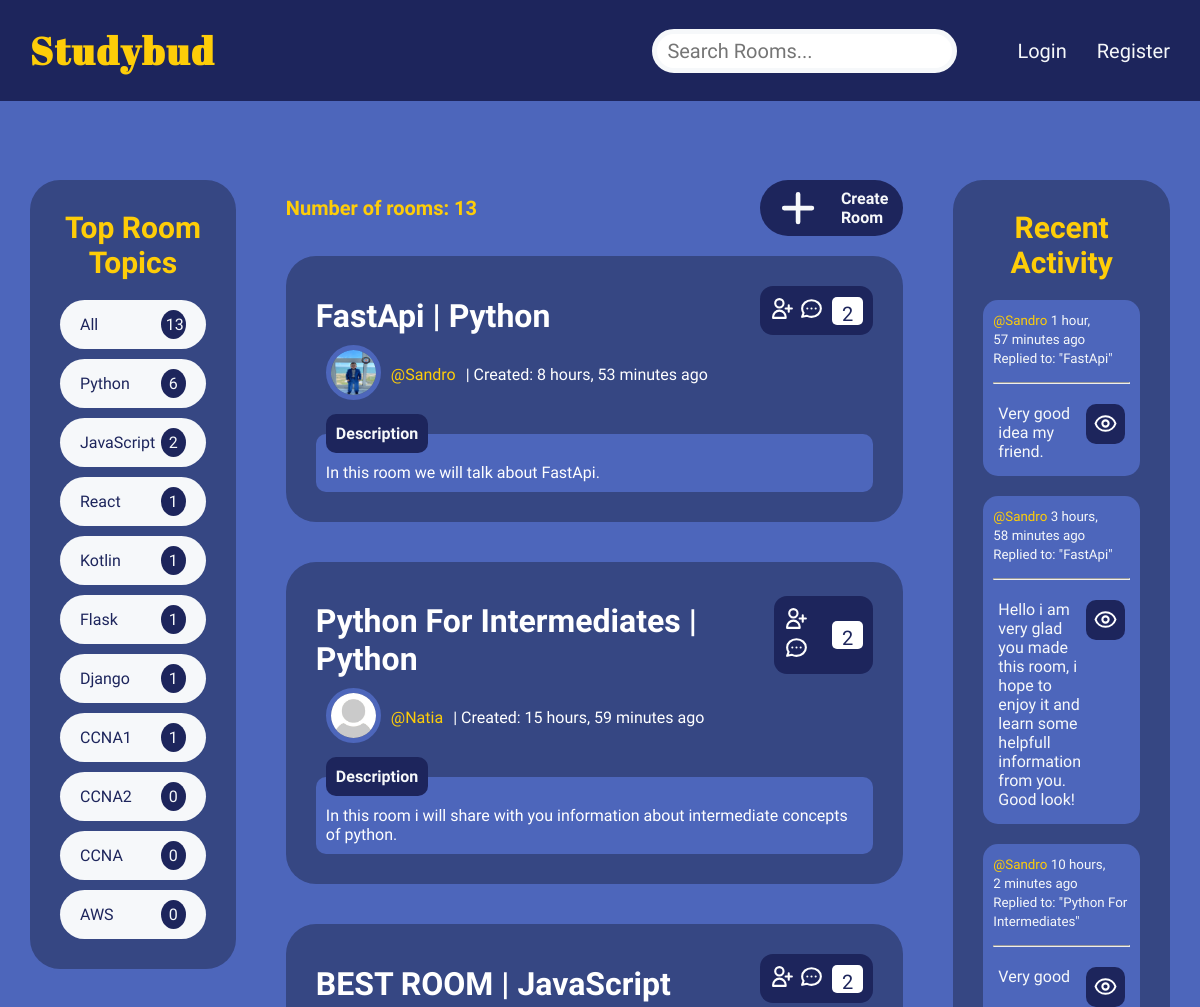
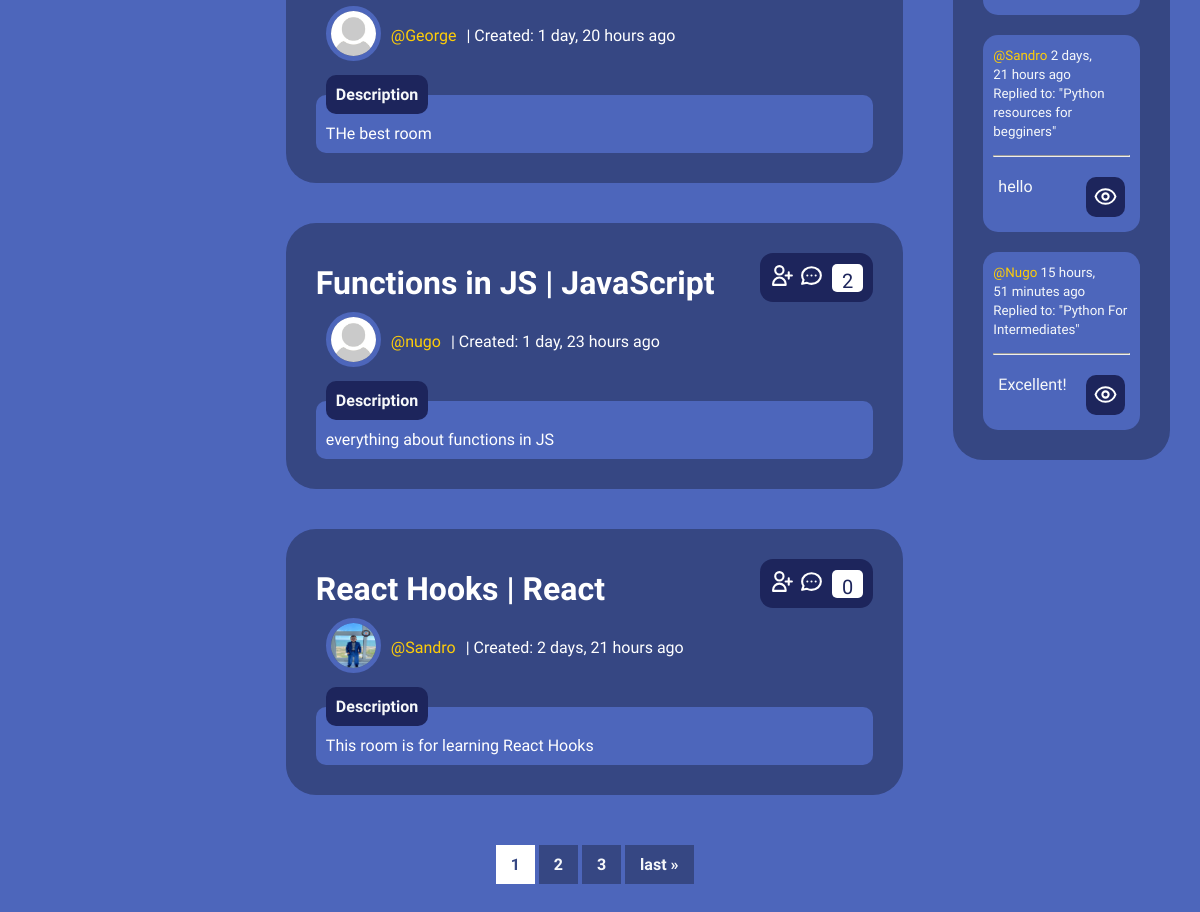
The page / on the database its author committed (2 pictures, top to bottom).
### rooms/models.py (models this page shows, shortened)
class Topic(models.Model):
    name = models.CharField(max_length=200)
    def __str__(self):
        return self.name

class Room(models.Model):
    topic = models.ForeignKey(Topic, on_delete=models.SET_NULL, null=True)
    host = models.ForeignKey(User, on_delete=models.SET_NULL, null=True)
    name = models.CharField(max_length=200)
    description = models.TextField(blank=True, null=True)
    participants = models.ManyToManyField(User, related_name='participants', blank=True)
    created = models.DateTimeField(auto_now_add=True)
    updated = models.DateTimeField(auto_now=True)
    class Meta:
        ordering = ['-updated', '-created']
    def __str__(self):
        return self.name

class UserProfile(models.Model):
    user = models.OneToOneField(User, null=True, on_delete=models.CASCADE, related_name='userprofile')
    bio = models.TextField(blank=True, null=True)
    picture = models.ImageField(null=True, blank=True)

class Message(models.Model):
    user = models.ForeignKey(User, on_delete=models.CASCADE)
    room = models.ForeignKey(Room, on_delete=models.CASCADE)
    body = models.TextField()
    created = models.DateTimeField(auto_now_add=True)
    updated = models.DateTimeField(auto_now=True)
    class Meta:
        ordering = ['-updated', '-created']

### rooms/views.py (the view)
# urls.py: path('', views.home, name='home'),
def home(request):
    q = request.GET.get('q') if request.GET.get('q') is not None else ''
    room_all = Room.objects.all()
    rooms = Room.objects.filter(
        Q(name__icontains=q) |
        Q(topic__name__icontains=q)
        )
    activities = Message.objects.filter(
        Q(room__topic__name__icontains=q)
        )[:5]
    topics = Topic.objects.annotate(num_children=Count('room')).order_by('-num_children', '-name')[:10]
    room_count = rooms.count()
    paginator = Paginator(rooms, 5)
    print(request.GET.get('q'))
    page_number = request.GET.get('page')
    page_obj = paginator.get_page(page_number)
    context = {
        'q': q,
        'rooms': rooms,
        'topics': topics,
        'room_count': room_count,
        'activities': activities,
        'room_all': room_all,
        'page_obj': page_obj,
        'paginator': paginator,}
    return render(request, 'rooms/home.html', context)

### rooms/templates/rooms/home.html (shortened to what this page needs)
{% extends 'main.html' %}
{% block content %}
    <div class="main">
        <div class="main-container">
            <div class="topics-component">
                {% include 'rooms/topics_component.html' %}
            </div>
            <div class="feed-component">
                <div class="feed-header">
                    <h5>Number of rooms: {{room_count}}</h5>
                    <a href="{% url 'create-room' %}">
                        <div class="create-room-button">
                            <svg xmlns="http://www.w3.org/2000/svg" class="h-5 w-5" viewBox="0 0 20 20" fill="currentColor">
                                <path fill-rule="evenodd" d="M10 3a1 1 0 011 1v5h5a1 1 0 110 2h-5v5a1 1 0 11-2 0v-5H4a1 1 0 110-2h5V4a1 1 0 011-1z" clip-rule="evenodd" />
                            </svg><p>Create Room</p>
                        </div>
                    </a>
                </div>
                {% include 'rooms/feed_component.html' %}
            </div>
            <div class="activity-component">
                {% include 'rooms/activity_component.html' %}
            </div>
        </div>
    </div>
{% endblock %}

### rooms/templates/rooms/topics_component.html
<h3 class="topics-header">Top Room Topics</h3>
<div class="topic-main-div">
    <a href="{% url 'home' %}" class="topic-link">
        <div class="topic-div">
            <p>All</p>
            <p class="topic-number" >{{room_all.count}}</p>
        </div>
    </a>
    {% for topic in topics %}
        <a href="{% url 'home' %}?q={{topic.name}}" name="q" class="topic-link">
            <div class="topic-div">
                <p>{{topic.name}}</p>
                <p class="topic-number">{{topic.room_set.all.count}}</p>
            </div>
        </a>
    {% endfor %}
</div>

### rooms/templates/rooms/feed_component.html (shortened to what this page needs)
{% load static %}
<div class="room-flex-container">
    {% for room in page_obj.object_list %}
            <div id="room" class="room-div">
                <div class="room-name-members">
                    <a class='room-name' href="{% url 'room' room.id%}"><h3 >{{room.name}} | {{room.topic}}</h3></a><br>
                    <div class="members-number">
                        <div class="members-number-inner">
                            {% if request.user != room.host and not request.user in room.participants.all %}
                            <a class="members-number-inner-a" href="{% url 'join-room' room.id %}">
                                <svg xmlns="http://www.w3.org/2000/svg" class="h-6 w-6" fill="none" viewBox="0 0 24 24" stroke="currentColor" stroke-width="2">
                                    <path stroke-linecap="round" stroke-linejoin="round" d="M18 9v3m0 0v3m0-3h3m-3 0h-3m-2-5a4 4 0 11-8 0 4 4 0 018 0zM3 20a6 6 0 0112 0v1H3v-1z" />
                                  </svg>
                            </a>
                            {% endif %}
                            <a class="members-number-inner-a" href="{% url 'add-message' room.id %}">
                            </a>
                        </div>
                            <p class="participants-count">{{room.participants.count}}</p>
                    </div>
                </div>
                <div class="room-creator-flex">
                    {% if room.host.userprofile.picture %}
                    <a href="{% url 'user-profile' room.host.id %}">
                        <img src="{{ room.host.userprofile.picture.url }}" width="100px" height="100px" alt="">
                    </a>
                    {% else %}
                    <a href="{% url 'user-profile' room.host.id %}">
                        <img src="{% static 'images/default.jpg' %}" width="100px" height="100px" alt="Default user image">
                    </a>
                    {% endif %}
                    <a class="room-host" href="{% url 'user-profile' room.host.id %}">@{{room.host}}</a>
                    <p style="color: white; display: inline;"> | Created: {{room.created|timesince}} ago</p><br><br>
                </div>
                <fieldset>
                    <legend>Description</legend>
                    <p style="color: white">{{room.description}}</p>
                </fieldset>
                </div>
    {% empty %}
        <h3 class="no-rooms-found">No rooms found</h3>
    {% endfor %}
</div>
<div class="pagination">
    <div class="current">
        {% for pg in paginator.page_range %}
            {% if forloop.counter < 8 and room_count != 0%}
                {% if pg == page_obj.number %}
                    <a class="page-number-link current-page" style="background-color: white; color: #364783;" href="{{request.path}}?q={{q}}&?page={{pg}}">{{pg}}</a>
                {% else %}
                    <a class="page-number-link" href="{{request.path}}?q={{q}}&page={{pg}}">{{pg}}</a>
                {% endif %}
            {% endif %}
        {% endfor %}
        {% if page_obj.has_next %}
            <a href="{{request.path}}?q={{q}}&page={{ page_obj.paginator.num_pages }}">last &raquo;</a>
        {% endif %}
    </div>
</div>

### rooms/templates/rooms/activity_component.html (shortened to what this page needs)
<h3>Recent Activity</h3>
{% for activity in activities %}
<div class="activity">
    <small >
        <a href="{% url 'user-profile' activity.user.id %}">
            @{{activity.user}}
        </a>
        {{activity.created|timesince}} ago
    </small>
    <br />
    <small>Replied to: "{{activity.room}}"</small>
    <hr class="activity-line">
    <div class="activity-bottom">
        <p>{{activity.body}}</p>
        {% if request.user == activity.user %}
            <div class="activity-delete-edit">
                <a class="activity-edit" href="{% url 'edit-message' activity.id %}">
                    <svg xmlns="http://www.w3.org/2000/svg" class="h-6 w-6" fill="none" viewBox="0 0 24 24" stroke="currentColor" stroke-width="2">
                        <path stroke-linecap="round" stroke-linejoin="round" d="M15.232 5.232l3.536 3.536m-2.036-5.036a2.5 2.5 0 113.536 3.536L6.5 21.036H3v-3.572L16.732 3.732z" />
                      </svg>
                </a>
                <a class="activity-delete" href="{% url 'delete-message' activity.id %}">
                    <svg xmlns="http://www.w3.org/2000/svg" class="h-6 w-6" fill="none" viewBox="0 0 24 24" stroke="currentColor" stroke-width="2" aria-placeholder=" ">
                        <path stroke-linecap="round" stroke-linejoin="round" d="M19 7l-.867 12.142A2 2 0 0116.138 21H7.862a2 2 0 01-1.995-1.858L5 7m5 4v6m4-6v6m1-10V4a1 1 0 00-1-1h-4a1 1 0 00-1 1v3M4 7h16" />
                    </svg>
                </a>
            </div>
        {% else %}
        <div style="height: 40px;">
            <a class="activity-check" href="{% url 'room' activity.room.id %}">
            </a>
        </div>
        {% endif %}
    </div>
</div>
{% empty %}
    <h3 class="no-activity-found" style="color: white;">No activities found</h3>
{% endfor %}

### static/styles/main.css (style rules this page uses)
:root { --main-background: #4d66bb; --dark-blue: #1d255c; --yellow: #fecd08; --white: #f6f8fa; }
* { margin: 0; padding: 0; box-sizing: border-box; font-family: 'Josefin Sans', sans-serif; }
body { background-color: var(--main-background); color: var(--yellow); }
a { text-decoration: none; }
.main-container, .profile-container { display: grid; grid-template-columns: 1fr 3fr 1fr; column-gap: 50px; }
.main { width: 95%; margin: 0 auto; }
.topic-main-div { display: flex; flex-direction: column; gap: 10px; }
.topic-main-div a { color: var(--dark-blue) }
.topic-div { display: flex; justify-content: space-between; align-items: center; background-color: #f6f8fa; padding: 10px 20px; border-radius: 30px; }
.topic-number { background-color: var(--dark-blue); padding: 5px; width: 25px; text-align: center; border-radius: 50%; color: var(--white); }
.topics-header { text-align: center; font-size: 30px; margin-bottom: 20px; }
.topics-component { background-color: #364783; padding: 30px; height: max-content; border-radius: 30px; }
.room-flex-container { display: flex; flex-direction: column; }
.room-div { background-color: #364783; margin: 20px 0; padding: 30px; border-radius: 30px; }
.members-number svg { width: 25px; height: 25px; fill: white; }
.members-number { color: white; display: flex; justify-content: center; align-items: center; background-color: var(--dark-blue); width: max-content; padding: 10px; border-radius: 13px; gap: 8px; font-style: none; }
.participants-count { align-self: center; font-size: 20px; background-color: white; padding: 5px 10px; height:28px; border-radius: 5px; color: var(--dark-blue) }
.room-div h3 { color: white; font-size: 32px; font-style: normal; }
.room-div a { color: var(--yellow) }
.room-name { font-size: 20px; display: inline-block; margin-top: 10px; }
.room-name-members { display: flex; justify-content: space-between; align-items: center; gap: 20px; margin-bottom: 10px; }
fieldset { border: none; background: var(--main-background); border-radius: 10px; padding: 10px; }
legend { color: var(--white); font-weight: bold; background-color: var(--dark-blue); padding: 10px; border-radius: 10px; }
.feed-header, .create-room-button , .edit-user-button { display: flex; justify-content: space-between; align-items: center; }
.create-room-button, .edit-user-button { gap: 20px; background-color: var(--dark-blue); padding: 5px 15px; border-radius: 30px; color: var(--white); font-weight: bold; }
.feed-header h5 { font-size: 20px; }
.activity-component { display: flex; flex-direction: column; background-color: #364783; gap: 20px; padding: 30px; border-radius: 30px; font-style: normal; height: max-content; }
.activity { background-color: #4d66bb; border-radius: 15px; padding: 10px; }
.activity small { color: var(--white); }
.activity svg { color: white; width: 25px; height: 25px; }
.activity-component h3 { text-align: center; font-size: 30px; color: var(--yellow) }
.activity-component a { color: var(--yellow) }
.activity-bottom { display: flex; justify-content: space-between; color: var(--white); gap: 5px; border-radius: 10px; padding: 5px; }
.activity-bottom p { width: 65%; }
.activity-bottom div { background-color: #1d255c; padding: 7px; border-radius: 10px; }
.activity-check { margin-bottom: 0; width: 35%; }
.activity-line { margin: 15px 0; }
.current a { color: var(--white); background-color: #364783; padding: 10px 15px; font-style: normal; text-align: center; font-weight: bold; }
.current { text-align: center; margin: 40px; }
.room-creator-flex { display: flex; align-items: center; gap: 10px; margin: 10px; text-align: center; }
.room-creator-flex img { width: 55px; height: 55px; border-radius: 50%; border: 5px solid var(--main-background); }
.members-number-inner-a svg { color: white; fill:none; }
.main-container, .profile-container, .room-container, .edit-user-page, .login-register-page { margin-top: 180px !important; }

### rows shown on the page
Topic: name "Python", room_set.all.count "6"
Topic: name "JavaScript", room_set.all.count "2"
Topic: name "React", room_set.all.count "1"
Topic: name "Kotlin", room_set.all.count "1"
Topic: name "Flask", room_set.all.count "1"
Topic: name "Django", room_set.all.count "1"
Topic: name "CCNA1", room_set.all.count "1"
Topic: name "CCNA2", room_set.all.count "0"
Topic: name "CCNA", room_set.all.count "0"
Topic: name "AWS", room_set.all.count "0"
Room: name "FastApi", topic "Python", participants.count "2", host.userprofile.picture (picture), host "Sandro", created "8 hours, 53 minutes", description "In this room we will talk about FastApi."
Room: name "Python For Intermediates", topic "Python", participants.count "2", host "Natia", created "15 hours, 59 minutes", description "In this room i will share with you information about intermediate concepts of python."
Room: name "BEST ROOM", topic "JavaScript", participants.count "2", host "George", created "1 day, 20 hours", description "THe best room"
Room: name "Functions in JS", topic "JavaScript", participants.count "2", host "nugo", created "1 day, 23 hours", description "everything about functions in JS"
Room: name "React Hooks", topic "React", participants.count "0", host.userprofile.picture (picture), host "Sandro", created "2 days, 21 hours", description "This room is for learning React Hooks"
Message: user "Sandro", created "1 hour, 57 minutes", room "FastApi", body "Very good idea my friend."
Message: user "Sandro", created "3 hours, 58 minutes", room "FastApi", body "Hello i am very glad you made this room, i hope to enjoy it and learn some helpfull information from you. Good look!"
Message: user "Sandro", created "10 hours, 2 minutes", room "Python For Intermediates", body "Very good"
Message: user "Sandro", created "2 days, 21 hours", room "Python resources for begginers", body "hello"
Message: user "Nugo", created "15 hours, 51 minutes", room "Python For Intermediates", body "Excellent!"

### other values the page prints
{{ room_all.count }} "13"
{{ room_count }} "13"
{{ pg }} "1"
{{ pg }} "2" "3"
